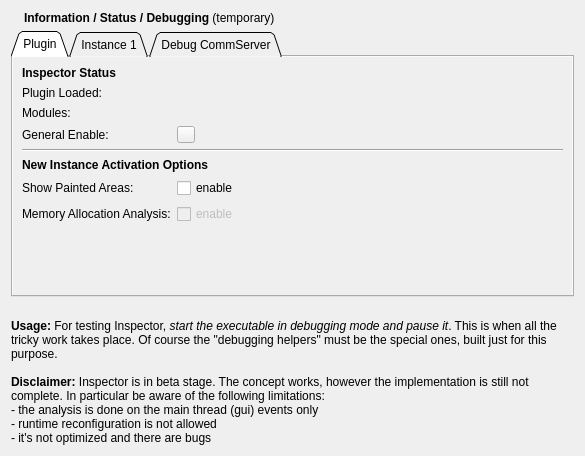
<?xml version="1.0" encoding="UTF-8"?>
<ui version="4.0">
 <author>Enrico Ros</author>
 <class>InstanceView</class>
 <widget class="QWidget" name="InstanceView">
  <property name="geometry">
   <rect>
    <x>0</x>
    <y>0</y>
    <width>585</width>
    <height>398</height>
   </rect>
  </property>
  <property name="windowTitle">
   <string>Inspector Plugin Information</string>
  </property>
  <layout class="QVBoxLayout" name="verticalLayout_9">
   <item>
    <layout class="QHBoxLayout" name="horizontalLayout_2">
     <item>
      <widget class="QLabel" name="iconLabel">
       <property name="sizePolicy">
        <sizepolicy hsizetype="Fixed" vsizetype="Preferred">
         <horstretch>0</horstretch>
         <verstretch>0</verstretch>
        </sizepolicy>
       </property>
       <property name="pixmap">
        <pixmap resource="inspector.qrc">:/inspector/images/submenu-up.png</pixmap>
       </property>
      </widget>
     </item>
     <item>
      <widget class="QLabel" name="titleLabel">
       <property name="text">
        <string>&lt;b&gt;Information / Status / Debugging&lt;/b&gt; (temporary)</string>
       </property>
      </widget>
     </item>
    </layout>
   </item>
   <item>
    <widget class="QTabWidget" name="Tabwidget1">
     <property name="sizePolicy">
      <sizepolicy hsizetype="Expanding" vsizetype="Preferred">
       <horstretch>0</horstretch>
       <verstretch>0</verstretch>
      </sizepolicy>
     </property>
     <property name="tabShape">
      <enum>QTabWidget::Triangular</enum>
     </property>
     <property name="currentIndex">
      <number>0</number>
     </property>
     <widget class="QWidget" name="pluginWidget">
      <property name="autoFillBackground">
       <bool>true</bool>
      </property>
      <attribute name="icon">
       <iconset resource="inspector.qrc">
        <normaloff>:/inspector/images/inspector-icon-32.png</normaloff>:/inspector/images/inspector-icon-32.png</iconset>
      </attribute>
      <attribute name="title">
       <string>Plugin</string>
      </attribute>
      <layout class="QFormLayout" name="formLayout_2">
       <property name="fieldGrowthPolicy">
        <enum>QFormLayout::ExpandingFieldsGrow</enum>
       </property>
       <item row="0" column="0" colspan="2">
        <widget class="QLabel" name="label_16">
         <property name="font">
          <font>
           <weight>75</weight>
           <bold>true</bold>
          </font>
         </property>
         <property name="text">
          <string>Inspector Status</string>
         </property>
        </widget>
       </item>
       <item row="1" column="0">
        <widget class="QLabel" name="label_6">
         <property name="text">
          <string>Plugin Loaded:</string>
         </property>
        </widget>
       </item>
       <item row="1" column="1">
        <widget class="QLabel" name="label_8">
         <property name="text">
          <string/>
         </property>
         <property name="pixmap">
          <pixmap resource="inspector.qrc">:/inspector/images/status-ok.png</pixmap>
         </property>
        </widget>
       </item>
       <item row="2" column="0">
        <widget class="QLabel" name="label_9">
         <property name="text">
          <string>Modules:</string>
         </property>
        </widget>
       </item>
       <item row="2" column="1">
        <widget class="QLabel" name="modLabel">
         <property name="font">
          <font>
           <weight>75</weight>
           <bold>true</bold>
          </font>
         </property>
         <property name="text">
          <string/>
         </property>
        </widget>
       </item>
       <item row="3" column="0">
        <widget class="QLabel" name="label">
         <property name="text">
          <string>General Enable:</string>
         </property>
        </widget>
       </item>
       <item row="3" column="1">
        <widget class="QToolButton" name="enaButton">
         <property name="iconSize">
          <size>
           <width>10</width>
           <height>10</height>
          </size>
         </property>
         <property name="shortcut">
          <string>Ctrl+S, Ctrl+R</string>
         </property>
         <property name="checkable">
          <bool>true</bool>
         </property>
        </widget>
       </item>
       <item row="5" column="0" colspan="2">
        <widget class="QLabel" name="label_13">
         <property name="font">
          <font>
           <weight>75</weight>
           <bold>true</bold>
          </font>
         </property>
         <property name="text">
          <string>New Instance Activation Options</string>
         </property>
        </widget>
       </item>
       <item row="6" column="0">
        <widget class="QLabel" name="label_14">
         <property name="text">
          <string>Show Painted Areas:</string>
         </property>
        </widget>
       </item>
       <item row="6" column="1">
        <widget class="QCheckBox" name="paintBox">
         <property name="text">
          <string>enable</string>
         </property>
        </widget>
       </item>
       <item row="7" column="0">
        <widget class="QLabel" name="label_15">
         <property name="text">
          <string>Memory Allocation Analysis:</string>
         </property>
        </widget>
       </item>
       <item row="7" column="1">
        <widget class="QCheckBox" name="mallocBox">
         <property name="enabled">
          <bool>false</bool>
         </property>
         <property name="text">
          <string>enable</string>
         </property>
        </widget>
       </item>
       <item row="4" column="0" colspan="2">
        <widget class="Line" name="line">
         <property name="orientation">
          <enum>Qt::Horizontal</enum>
         </property>
        </widget>
       </item>
      </layout>
     </widget>
     <widget class="QWidget" name="instanceWidget">
      <property name="autoFillBackground">
       <bool>true</bool>
      </property>
      <attribute name="icon">
       <iconset resource="../debugger/debugger.qrc">
        <normaloff>:/debugger/images/debugger_start.png</normaloff>:/debugger/images/debugger_start.png</iconset>
      </attribute>
      <attribute name="title">
       <string>Instance 1</string>
      </attribute>
      <layout class="QVBoxLayout" name="verticalLayout_8">
       <item>
        <layout class="QFormLayout" name="formLayout">
         <item row="0" column="0">
          <widget class="QLabel" name="label_2">
           <property name="text">
            <string>Program is being debugged:</string>
           </property>
          </widget>
         </item>
         <item row="0" column="1">
          <widget class="QLabel" name="debLabel"/>
         </item>
         <item row="1" column="0">
          <widget class="QLabel" name="label_3">
           <property name="text">
            <string>Probe Injected:</string>
           </property>
          </widget>
         </item>
         <item row="1" column="1">
          <widget class="QLabel" name="hlpLabel"/>
         </item>
         <item row="2" column="0">
          <widget class="QLabel" name="label_4">
           <property name="text">
            <string>Probe Activated:</string>
           </property>
          </widget>
         </item>
         <item row="2" column="1">
          <widget class="QLabel" name="injLabel"/>
         </item>
         <item row="3" column="0">
          <widget class="QLabel" name="label_5">
           <property name="text">
            <string>Probe Connected:</string>
           </property>
          </widget>
         </item>
         <item row="3" column="1">
          <widget class="QLabel" name="conLabel"/>
         </item>
         <item row="4" column="0">
          <widget class="QLabel" name="label_7">
           <property name="text">
            <string>Working:</string>
           </property>
          </widget>
         </item>
         <item row="4" column="1">
          <widget class="QLabel" name="workLabel"/>
         </item>
        </layout>
       </item>
       <item>
        <spacer name="verticalSpacer_5">
         <property name="orientation">
          <enum>Qt::Vertical</enum>
         </property>
         <property name="sizeHint" stdset="0">
          <size>
           <width>0</width>
           <height>0</height>
          </size>
         </property>
        </spacer>
       </item>
      </layout>
     </widget>
     <widget class="QWidget" name="debugWidget">
      <property name="autoFillBackground">
       <bool>true</bool>
      </property>
      <attribute name="icon">
       <iconset resource="../coreplugin/fancyactionbar.qrc">
        <normaloff>:/fancyactionbar/images/mode_Debug.png</normaloff>:/fancyactionbar/images/mode_Debug.png</iconset>
      </attribute>
      <attribute name="title">
       <string>Debug CommServer</string>
      </attribute>
      <layout class="QVBoxLayout" name="verticalLayout">
       <item>
        <widget class="QCheckBox" name="checkBox">
         <property name="text">
          <string>Show debugging</string>
         </property>
        </widget>
       </item>
       <item>
        <widget class="QToolBox" name="debugToolBox">
         <property name="currentIndex">
          <number>3</number>
         </property>
         <widget class="QWidget" name="page">
          <property name="geometry">
           <rect>
            <x>0</x>
            <y>0</y>
            <width>94</width>
            <height>108</height>
           </rect>
          </property>
          <attribute name="label">
           <string>Service</string>
          </attribute>
          <layout class="QVBoxLayout" name="verticalLayout_3">
           <item>
            <widget class="QPlainTextEdit" name="serviceText"/>
           </item>
           <item>
            <widget class="QToolButton" name="toolButton">
             <property name="text">
              <string>clear</string>
             </property>
            </widget>
           </item>
          </layout>
         </widget>
         <widget class="QWidget" name="page_2">
          <property name="geometry">
           <rect>
            <x>0</x>
            <y>0</y>
            <width>94</width>
            <height>108</height>
           </rect>
          </property>
          <attribute name="label">
           <string>Messages</string>
          </attribute>
          <layout class="QVBoxLayout" name="verticalLayout_2">
           <item>
            <widget class="QPlainTextEdit" name="messagesText"/>
           </item>
           <item>
            <widget class="QToolButton" name="toolButton_2">
             <property name="text">
              <string>clear</string>
             </property>
            </widget>
           </item>
          </layout>
         </widget>
         <widget class="QWidget" name="page_3">
          <property name="geometry">
           <rect>
            <x>0</x>
            <y>0</y>
            <width>94</width>
            <height>108</height>
           </rect>
          </property>
          <attribute name="label">
           <string>Errors</string>
          </attribute>
          <layout class="QVBoxLayout" name="verticalLayout_4">
           <item>
            <widget class="QPlainTextEdit" name="errorsText"/>
           </item>
           <item>
            <widget class="QToolButton" name="toolButton_3">
             <property name="text">
              <string>clear</string>
             </property>
            </widget>
           </item>
          </layout>
         </widget>
         <widget class="QWidget" name="page_4">
          <property name="geometry">
           <rect>
            <x>0</x>
            <y>0</y>
            <width>542</width>
            <height>43</height>
           </rect>
          </property>
          <attribute name="label">
           <string>Other</string>
          </attribute>
          <layout class="QVBoxLayout" name="verticalLayout_5">
           <item>
            <layout class="QHBoxLayout" name="horizontalLayout">
             <item>
              <widget class="QLabel" name="progressLabel">
               <property name="text">
                <string>Progress</string>
               </property>
              </widget>
             </item>
             <item>
              <widget class="QProgressBar" name="progressBar">
               <property name="value">
                <number>0</number>
               </property>
               <property name="invertedAppearance">
                <bool>false</bool>
               </property>
              </widget>
             </item>
            </layout>
           </item>
           <item>
            <spacer name="verticalSpacer_2">
             <property name="orientation">
              <enum>Qt::Vertical</enum>
             </property>
             <property name="sizeHint" stdset="0">
              <size>
               <width>20</width>
               <height>40</height>
              </size>
             </property>
            </spacer>
           </item>
          </layout>
         </widget>
        </widget>
       </item>
       <item>
        <spacer name="verticalSpacer_3">
         <property name="orientation">
          <enum>Qt::Vertical</enum>
         </property>
         <property name="sizeHint" stdset="0">
          <size>
           <width>0</width>
           <height>0</height>
          </size>
         </property>
        </spacer>
       </item>
      </layout>
     </widget>
    </widget>
   </item>
   <item>
    <widget class="QLabel" name="label_12">
     <property name="sizePolicy">
      <sizepolicy hsizetype="Preferred" vsizetype="MinimumExpanding">
       <horstretch>0</horstretch>
       <verstretch>0</verstretch>
      </sizepolicy>
     </property>
     <property name="text">
      <string>&lt;b&gt;Usage:&lt;/b&gt; For testing Inspector, &lt;em&gt;start the executable in debugging mode and pause it&lt;/em&gt;. This is when all the tricky work takes place. Of course the &quot;debugging helpers&quot; must be the special ones, built just for this purpose.&lt;br/&gt;&lt;br/&gt;&lt;b&gt;Disclaimer:&lt;/b&gt; Inspector is in beta stage. The concept works, however the implementation is still not complete. In particular be aware of the following limitations:&lt;br/&gt; - the analysis is done on the main thread (gui) events only&lt;br/&gt; - runtime reconfiguration is not allowed&lt;br/&gt; - it's not optimized and there are bugs</string>
     </property>
     <property name="textFormat">
      <enum>Qt::RichText</enum>
     </property>
     <property name="alignment">
      <set>Qt::AlignBottom|Qt::AlignLeading|Qt::AlignLeft</set>
     </property>
     <property name="wordWrap">
      <bool>true</bool>
     </property>
    </widget>
   </item>
  </layout>
 </widget>
 <resources>
  <include location="../coreplugin/fancyactionbar.qrc"/>
  <include location="../debugger/debugger.qrc"/>
  <include location="inspector.qrc"/>
 </resources>
 <connections>
  <connection>
   <sender>checkBox</sender>
   <signal>toggled(bool)</signal>
   <receiver>debugToolBox</receiver>
   <slot>setVisible(bool)</slot>
   <hints>
    <hint type="sourcelabel">
     <x>43</x>
     <y>84</y>
    </hint>
    <hint type="destinationlabel">
     <x>41</x>
     <y>109</y>
    </hint>
   </hints>
  </connection>
 </connections>
</ui>
